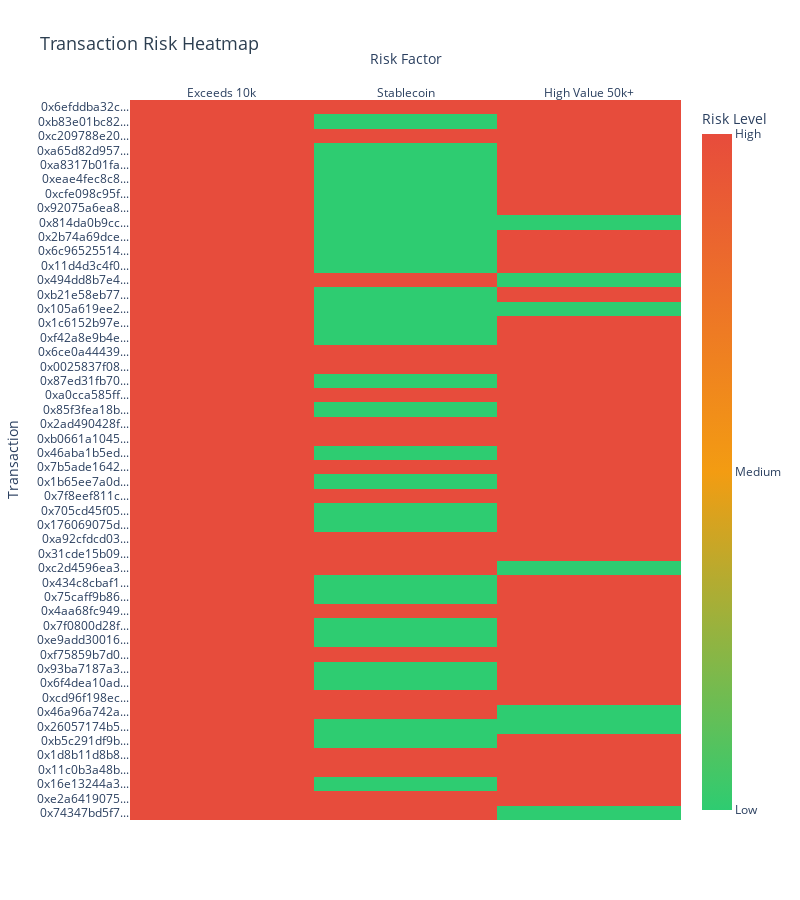

The notebook cell this image was saved under:
### Markdown cell above
## 5.5 Interactive Risk Heatmap

With the understanding of the activity timeline, users may now wish to better understand the activity holistically across all of the transactions present in the dataset. To this end, an interactive risk heatmap is created that allows users to view the risk heatmap of the transactions. In order to create this heatmap, the following risk factors are considered:

- Exceeds (10,000 GBP)
- Stablecoin
- High Value (50,000 GBP or higher)

The heatmap is interactive and allows users to click on any cell in the heatmap to view the complete transaction details with Etherscan verification link. Each individual cell in the heatmap represents a transaction and the color of the cell indicates the risk level of the transaction as a separate factor. The key is as follows:
- 🟢 Green = Low risk (factor not present)
- 🟡 Yellow = Medium concern
- 🔴 Red = High risk (factor present)

The user of the notebook is able to hover over any cell in the heatmap to view the risk factors associated with the transaction and then click on the cell to view the complete transaction details with Etherscan verification link. This allows stakeholders to better understand the risk associated with each transaction and make informed decisions for audit purposes on each specific transaction.

### Code cell
# Interactive Risk Heatmap
import plotly.graph_objects as go
from IPython.display import display, HTML
import ipywidgets as widgets

def create_risk_matrix(dataframe):
    risk_data = []
    tx_labels = []
    for idx, row in dataframe.iterrows():
        tx_short = row['tx_hash'][:12] + '...'
        tx_labels.append(tx_short)
        exceeds_10k = 1 if row['value_gbp'] >= 10000 else 0
        is_stablecoin = 1 if row['asset_type'] == 'Stablecoin' else 0
        high_value = 1 if row['value_gbp'] >= 50000 else 0
        risk_data.append([exceeds_10k, is_stablecoin, high_value])
    return risk_data, tx_labels

risk_matrix, tx_labels = create_risk_matrix(df)
risk_columns = ['Exceeds 10k', 'Stablecoin', 'High Value 50k+']

hover_text = []
for idx, row in df.iterrows():
    row_hover = []
    for col in risk_columns:
        text = f"TX: {row['tx_hash'][:20]}...<br>Value: {row['value_gbp']:,.2f}<br>Risk: {row['carf_risk_score']}<br>Status: {row['compliance_status']}"
        row_hover.append(text)
    hover_text.append(row_hover)

fig = go.Figure(data=go.Heatmap(
    z=risk_matrix, x=risk_columns, y=tx_labels,
    colorscale=[[0, '#2ecc71'], [0.5, '#f39c12'], [1, '#e74c3c']],
    showscale=True, hovertemplate='%{customdata}<extra></extra>', customdata=hover_text,
    colorbar=dict(title='Risk Level', tickvals=[0, 0.5, 1], ticktext=['Low', 'Medium', 'High'])
))

fig.update_layout(
    title=dict(text='Transaction Risk Heatmap', font=dict(size=18, color='#2c3e50')),
    xaxis=dict(title='Risk Factor', side='top'), yaxis=dict(title='Transaction', autorange='reversed'),
    height=max(500, len(df) * 18), width=800, plot_bgcolor='white'
)

print('Hover over any cell to see transaction details!')
print('='*70)
fig.show()

print('\n' + '='*70)
print('SELECT A TRANSACTION FOR FULL DETAILS:')
print('='*70)

tx_options = [(f"{row['tx_hash'][:20]}... ({row['value_gbp']:,.0f})", i) for i, row in df.iterrows()]
dropdown = widgets.Dropdown(options=tx_options, description='Transaction:', style={'description_width': '100px'}, layout=widgets.Layout(width='500px'))
output = widgets.Output()

def show_details(change):
    with output:
        output.clear_output()
        idx = change['new']
        row = df.iloc[idx]
        html = f"""<div style="background: #f8f9fa; padding: 20px; border-radius: 10px; border: 2px solid #667eea; max-width: 800px;">
<h3 style="color: #667eea; margin-top: 0;">Transaction Details</h3>
<table style="width: 100%; color: #333; border-collapse: collapse; table-layout: fixed;">
<tr><td style="padding: 8px; font-weight: bold; width: 120px;">TX Hash:</td><td style="font-family: monospace; font-size: 11px; word-break: break-all;">{row["tx_hash"]}</td></tr>
<tr style="background: #eee;"><td style="padding: 8px; font-weight: bold;">Block:</td><td>{row["block"]}</td></tr>
<tr><td style="padding: 8px; font-weight: bold;">From:</td><td style="font-family: monospace; font-size: 11px; word-break: break-all;">{row["from_address"]}</td></tr>
<tr style="background: #eee;"><td style="padding: 8px; font-weight: bold;">To:</td><td style="font-family: monospace; font-size: 11px; word-break: break-all;">{row["to_address"]}</td></tr>
<tr><td style="padding: 8px; font-weight: bold;">Value:</td><td style="font-size: 14px;"><b>{row["value_gbp"]:,.2f} GBP</b></td></tr>
<tr style="background: #eee;"><td style="padding: 8px; font-weight: bold;">Risk Score:</td><td style="font-size: 14px;"><b>{row["carf_risk_score"]}</b></td></tr>
<tr><td style="padding: 8px; font-weight: bold;">Status:</td><td style="font-size: 16px;">{row["compliance_status"]}</td></tr>
</table>
<div style="margin-top: 15px;">
<a href="https://etherscan.io/tx/{row["tx_hash"]}" target="_blank" style="background: #667eea; color: white; padding: 10px 20px; border-radius: 5px; text-decoration: none; font-weight: bold;">Verify on Etherscan</a>
</div></div>"""
        display(HTML(html))

dropdown.observe(show_details, names='value')
display(dropdown)
display(output)
show_details({'new': 0})

### Figure 1 — Plotly figure (JSON) as saved in the notebook; plotly's stock layout.template omitted (floating-point values rounded to 4 significant figures; data arrays with more than 128 entries replaced by an {"elided": "..."} marker saying what was removed)
{"data": [{"colorbar": {"ticktext": ["Low", "Medium", "High"], "tickvals": [0, 0.5, 1], "title": {"text": "Risk Level"}}, "colorscale": [[0, "#2ecc71"], [0.5, "#f39c12"], [1, "#e74c3c"]], "customdata": {"elided": "50x3 str values"}, "hovertemplate": "%{customdata}<extra></extra>", "showscale": true, "type": "heatmap", "x": ["Exceeds 10k", "Stablecoin", "High Value 50k+"], "y": ["0x6efddba32c...", "0xb83e01bc82...", "0xc209788e20...", "0xa65d82d957...", "0xa8317b01fa...", "0xeae4fec8c8...", "0xcfe098c95f...", "0x92075a6ea8...", "0x814da0b9cc...", "0x2b74a69dce...", "0x6c96525514...", "0x11d4d3c4f0...", "0x494dd8b7e4...", "0xb21e58eb77...", "0x105a619ee2...", "0x1c6152b97e...", "0xf42a8e9b4e...", "0x6ce0a44439...", "0x0025837f08...", "0x87ed31fb70...", "0xa0cca585ff...", "0x85f3fea18b...", "0x2ad490428f...", "0xb0661a1045...", "0x46aba1b5ed...", "0x7b5ade1642...", "0x1b65ee7a0d...", "0x7f8eef811c...", "0x705cd45f05...", "0x176069075d...", "0xa92cfdcd03...", "0x31cde15b09...", "0xc2d4596ea3...", "0x434c8cbaf1...", "0x75caff9b86...", "0x4aa68fc949...", "0x7f0800d28f...", "0xe9add30016...", "0xf75859b7d0...", "0x93ba7187a3...", "0x6f4dea10ad...", "0xcd96f198ec...", "0x46a96a742a...", "0x26057174b5...", "0xb5c291df9b...", "0x1d8b11d8b8...", "0x11c0b3a48b...", "0x16e13244a3...", "0xe2a6419075...", "0x74347bd5f7..."], "z": {"elided": "50x3 int values"}}], "layout": {"height": 900, "plot_bgcolor": "white", "title": {"font": {"color": "#2c3e50", "size": 18}, "text": "Transaction Risk Heatmap"}, "width": 800, "xaxis": {"autorange": true, "range": [-0.5, 2.5], "side": "top", "title": {"text": "Risk Factor"}, "type": "category"}, "yaxis": {"autorange": true, "range": [49.5, -0.5], "title": {"text": "Transaction"}, "type": "category"}}}
